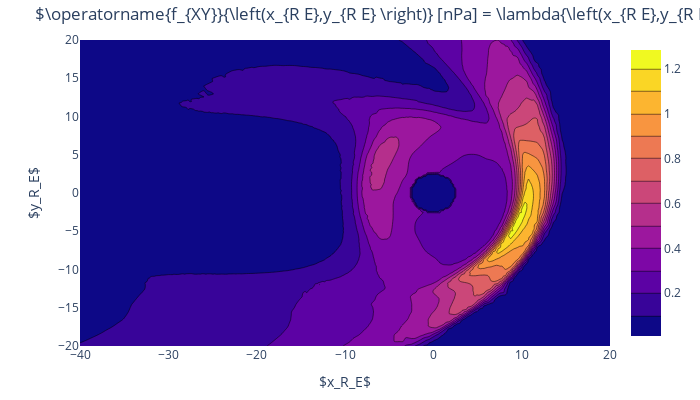

Write notebook code for a chart like this one.
### Code cell
tic = time.perf_counter()
zval = 0.;
iplot(kamodo.plot(f_XY = dict()))
toc = time.perf_counter()
print(f"Delta time is {toc - tic:0.4f} seconds")

### Figure 1 — Plotly figure (JSON) as saved in the notebook; plotly's stock layout.template omitted (floating-point values rounded to 4 significant figures; data arrays with more than 128 entries replaced by an {"elided": "..."} marker saying what was removed)
{"data": [{"type": "contour", "x": {"elided": "300 float values"}, "y": {"elided": "200 float values"}, "z": {"elided": "200x300 float values"}}], "layout": {"autosize": false, "height": 400, "margin": {"b": 32, "pad": 0, "r": 30, "t": 40}, "title": {"text": "$\\operatorname{f_{XY}}{\\left(x_{R E},y_{R E} \\right)} [nPa] = \\lambda{\\left(x_{R E},y_{R E} \\right)}$"}, "width": 700, "xaxis": {"title": {"text": "$x_R_E$"}}, "yaxis": {"title": {"text": "$y_R_E$"}}}}
